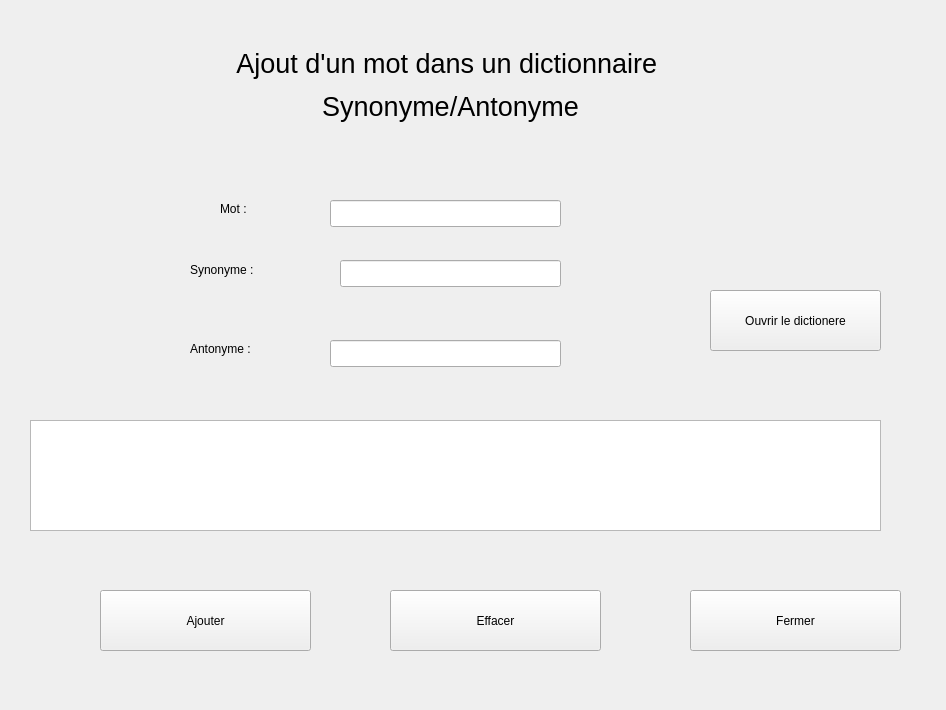
<?xml version="1.0" encoding="UTF-8"?>
<ui version="4.0">
 <class>Form</class>
 <widget class="QWidget" name="Form">
  <property name="geometry">
   <rect>
    <x>0</x>
    <y>0</y>
    <width>946</width>
    <height>710</height>
   </rect>
  </property>
  <property name="windowTitle">
   <string>Form</string>
  </property>
  <widget class="QLabel" name="label">
   <property name="geometry">
    <rect>
     <x>190</x>
     <y>260</y>
     <width>101</width>
     <height>21</height>
    </rect>
   </property>
   <property name="text">
    <string>&lt;html&gt;&lt;head/&gt;&lt;body&gt;&lt;p&gt;Synonyme :&lt;/p&gt;&lt;/body&gt;&lt;/html&gt;</string>
   </property>
  </widget>
  <widget class="QLabel" name="label_2">
   <property name="geometry">
    <rect>
     <x>190</x>
     <y>340</y>
     <width>91</width>
     <height>19</height>
    </rect>
   </property>
   <property name="text">
    <string>&lt;html&gt;&lt;head/&gt;&lt;body&gt;&lt;p&gt;Antonyme :&lt;/p&gt;&lt;/body&gt;&lt;/html&gt;</string>
   </property>
  </widget>
  <widget class="QLabel" name="label_3">
   <property name="geometry">
    <rect>
     <x>220</x>
     <y>200</y>
     <width>70</width>
     <height>19</height>
    </rect>
   </property>
   <property name="text">
    <string>&lt;html&gt;&lt;head/&gt;&lt;body&gt;&lt;p&gt;Mot :&lt;/p&gt;&lt;/body&gt;&lt;/html&gt;</string>
   </property>
  </widget>
  <widget class="QLabel" name="label_4">
   <property name="geometry">
    <rect>
     <x>170</x>
     <y>30</y>
     <width>561</width>
     <height>111</height>
    </rect>
   </property>
   <property name="text">
    <string>&lt;html&gt;&lt;head/&gt;&lt;body&gt;&lt;p align=&quot;center&quot;&gt;&lt;span style=&quot; font-size:20pt;&quot;&gt;Ajout d'un mot dans un dictionnaire &lt;/span&gt;&lt;/p&gt;&lt;p align=&quot;center&quot;&gt;&lt;span style=&quot; font-size:20pt;&quot;&gt;Synonyme/Antonyme&lt;/span&gt;&lt;/p&gt;&lt;/body&gt;&lt;/html&gt;</string>
   </property>
  </widget>
  <widget class="QLineEdit" name="mot">
   <property name="geometry">
    <rect>
     <x>330</x>
     <y>200</y>
     <width>231</width>
     <height>27</height>
    </rect>
   </property>
  </widget>
  <widget class="QLineEdit" name="syn">
   <property name="geometry">
    <rect>
     <x>340</x>
     <y>260</y>
     <width>221</width>
     <height>27</height>
    </rect>
   </property>
  </widget>
  <widget class="QLineEdit" name="ant">
   <property name="geometry">
    <rect>
     <x>330</x>
     <y>340</y>
     <width>231</width>
     <height>27</height>
    </rect>
   </property>
  </widget>
  <widget class="QTextEdit" name="res">
   <property name="geometry">
    <rect>
     <x>30</x>
     <y>420</y>
     <width>851</width>
     <height>111</height>
    </rect>
   </property>
  </widget>
  <widget class="QPushButton" name="ajout">
   <property name="geometry">
    <rect>
     <x>100</x>
     <y>590</y>
     <width>211</width>
     <height>61</height>
    </rect>
   </property>
   <property name="text">
    <string>Ajouter</string>
   </property>
  </widget>
  <widget class="QPushButton" name="eff">
   <property name="geometry">
    <rect>
     <x>390</x>
     <y>590</y>
     <width>211</width>
     <height>61</height>
    </rect>
   </property>
   <property name="text">
    <string>Effacer</string>
   </property>
  </widget>
  <widget class="QPushButton" name="fer">
   <property name="geometry">
    <rect>
     <x>690</x>
     <y>590</y>
     <width>211</width>
     <height>61</height>
    </rect>
   </property>
   <property name="text">
    <string>Fermer</string>
   </property>
  </widget>
  <widget class="QPushButton" name="dic">
   <property name="geometry">
    <rect>
     <x>710</x>
     <y>290</y>
     <width>171</width>
     <height>61</height>
    </rect>
   </property>
   <property name="text">
    <string>Ouvrir le dictionere</string>
   </property>
  </widget>
 </widget>
 <resources/>
 <connections/>
</ui>
